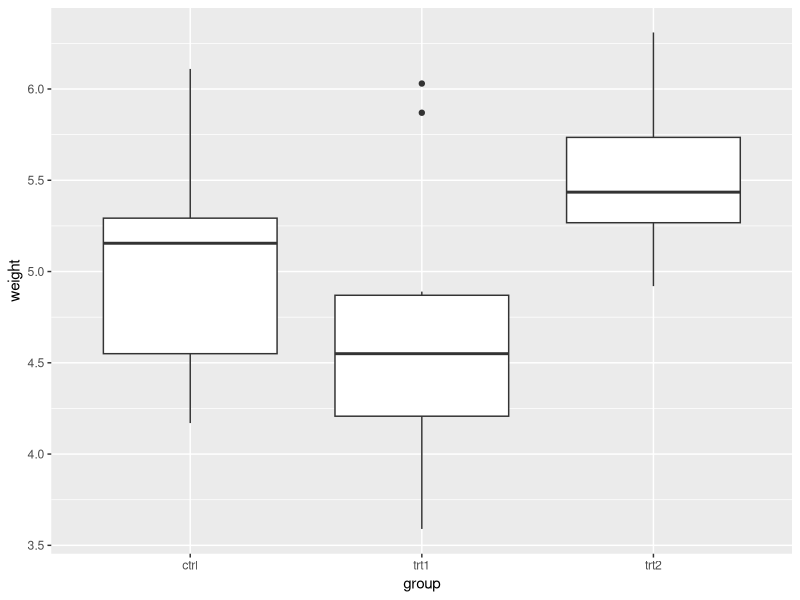
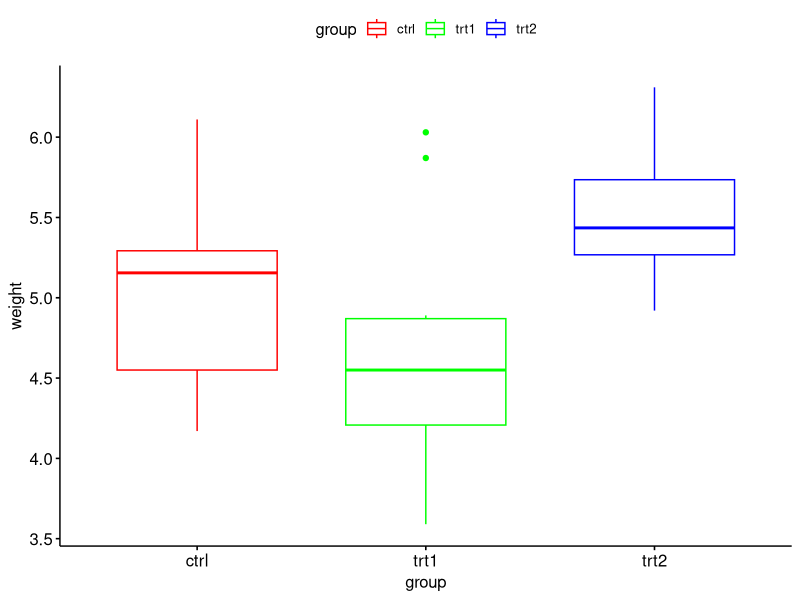
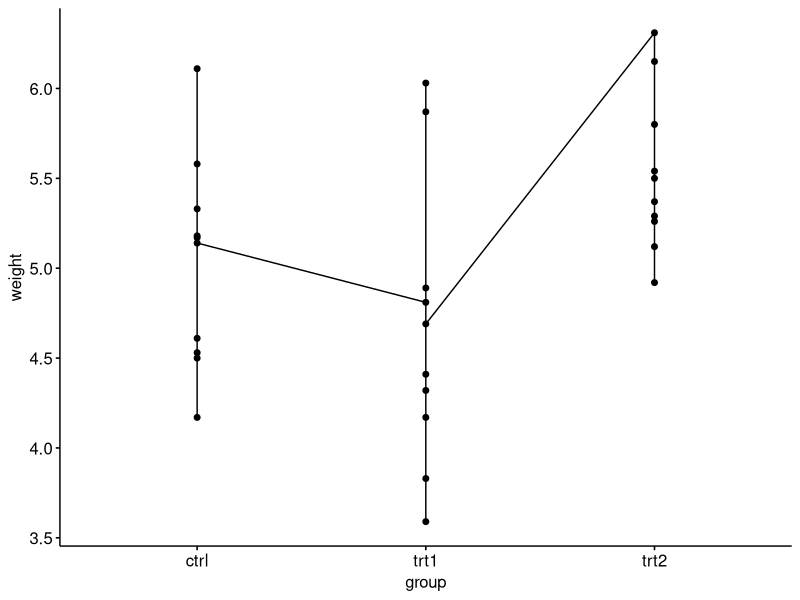
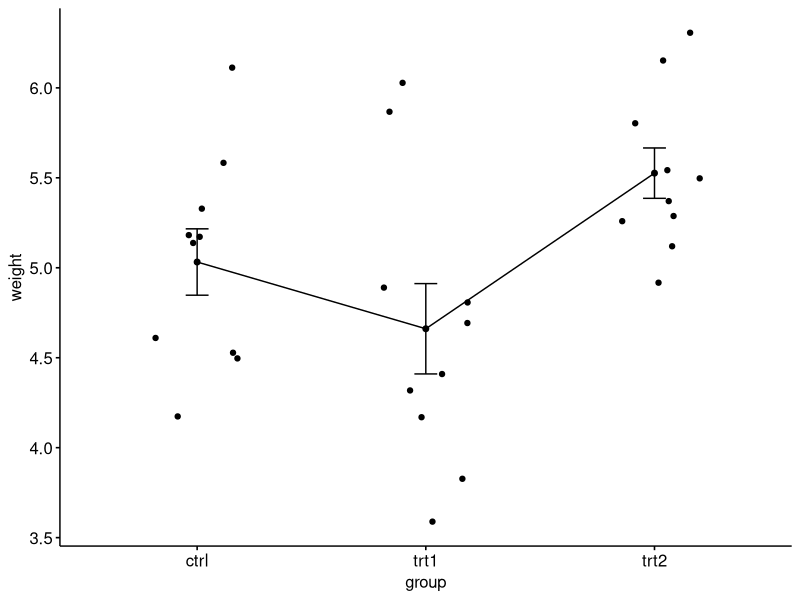
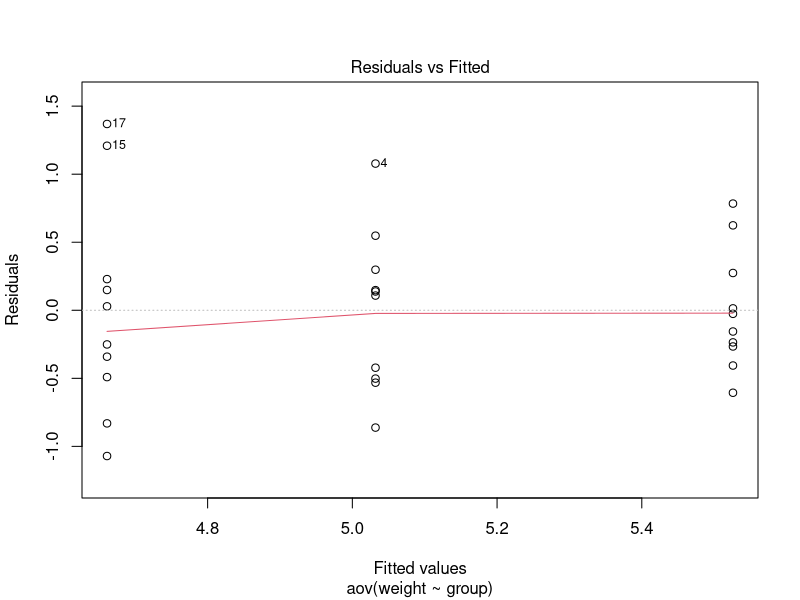
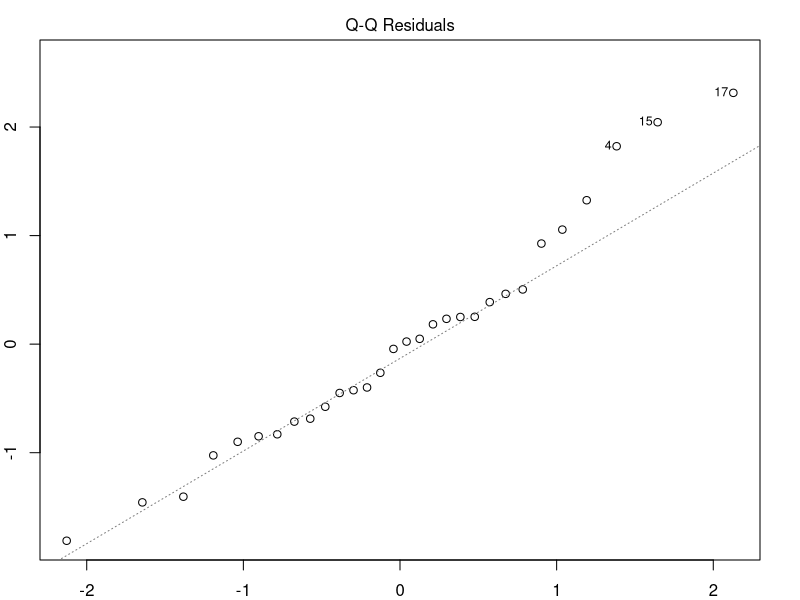
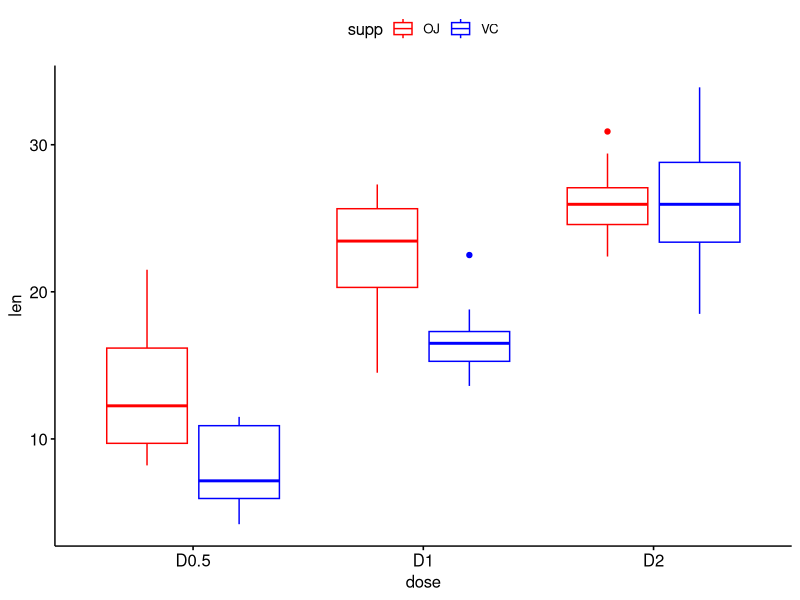
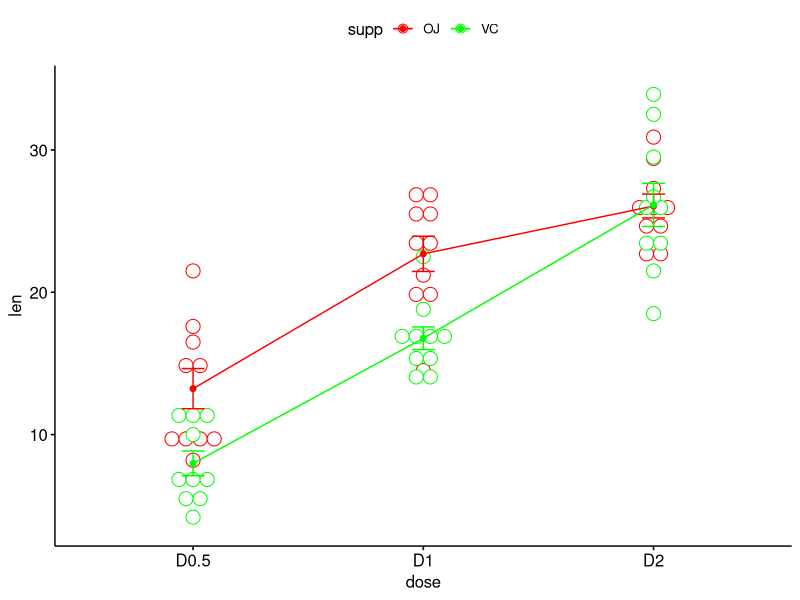

Generate these figures, in order, with R:
rm(list=ls())
mydat <- PlantGrowth
str(mydat)
unique(mydat$group)
#sample data
library(dplyr)
set.seed(123)
sample_n(mydat,10)

#check the levels of factored variable
levels(mydat$group)

#if not ordered, it can be reordered as follows
mydat$group <- ordered(mydat$group,levels=c("ctrl","trt1","trt2"))

#compute summary statistics by group -count, mean and std.dev
mydat %>%
  group_by(group) %>%
  summarise(count=n(),mn=mean(weight,na.rm = TRUE),stddev=sd(weight,na.rm = TRUE))

#visualize the data
library(ggplot2)
ggplot(mydat,aes(x=group,y=weight))+geom_boxplot()

library(ggpubr)                                             
ggboxplot(mydat,x="group",y="weight",color="group",palette = c("red","green","blue"))

#mean plots
#plot weight by group
#add error bars: mean_se
ggline(mydat,x="group",y="weight")
ggline(mydat,x="group",y="weight",add = c("mean_se","jitter"))

#compute analysis of variance
res <- aov(weight~group,data=mydat)

#summary of analysis
summary.aov(res)

#Tukey HSD -multiple pairwise comparison
TukeyHSD(res)

#checking homogeneity of variance
plot(res,1)
par(mar=c(2,2,2,2))
#Levene's Test
library(car)
leveneTest(weight~group,mydat)

#relaxing the homogeneity 
oneway.test(weight~group,mydat)

#checking normality
plot(res,2)

#shapiro_wilk test on ANOVA residuals
#Extract the residuals
res_resi <- residuals(res)
shapiro.test(res_resi)

#Non-parametric alternative to one-way ANOVA test
kruskal.test(weight~group,mydat)


#####Two way ANOVA #######
#Two-way ANOVA test is used to evaluate simultaneously 
#the effect of two grouping variables (A and B) on a response variable.
mydat2 <- ToothGrowth
str(mydat2)

#random sample
set.seed(1)
sample_n(mydat2,10)


#convert dose type as factor
unique(mydat2$dose)
mydat2$dose <- factor(mydat2$dose,levels = c("0.5","1","2"),labels = c('D0.5','D1','D2'))
head(mydat2)

#summary statistics
mydat2%>%
  group_by(dose,supp)%>%
  summarise(count=n(),mn=mean(len,na.rm = TRUE),std=sd(len,na.rm = TRUE))


#visualize the data
ggboxplot(mydat2,x="dose",y="len",color="supp",palette = c("red","blue"))


## Line plots with multiple groups
# Plot tooth length ("len") by groups ("dose")
# Color box plot by a second group: "supp"
# Add error bars: mean_se
ggline(mydat2,x="dose",y="len",color="supp",add = c("mean_se","dotplot"),palette = c("red","green"))

#Question of interest -  We want to know if tooth length depends on supp and dose.

#frequency table - check balanced design
table(mydat2$supp,mydat2$dose)


#compute two-way anova test (additive model- two factors are independent)
res2 <- aov(len~supp+dose,mydat2)
summary(res2)

# compute two-way anova with interaction
res3 <- aov(len~supp*dose,mydat2)
summary(res3)



#Tukey multiple pairwise comparisons
TukeyHSD(res2,which = "dose")

#testing homogeneity
plot(res2,1)

leveneTest(len~supp*dose,mydat2)

#testing normality
plot(res2,2)

res2_resi <- residuals(res2)
shapiro.test(res2_resi)

#when the design is unbalanced
my_anova <- aov(len~supp*dose,mydat2)
Anova(my_anova,type='III')


#MANOVA
mydat3 <- iris

#sampling
set.seed(2)
sample_n(mydat3,10)

#Question: We want to know if there is 
#any significant difference, in sepal and petal length, 
#between the different species.
#MANOVA test
res4 <- manova(cbind(iris$Sepal.Length,iris$Petal.Length)~iris$Species,mydat3)
summary(res4)

#to know the significance on one or both variables
summary.aov(res4)
